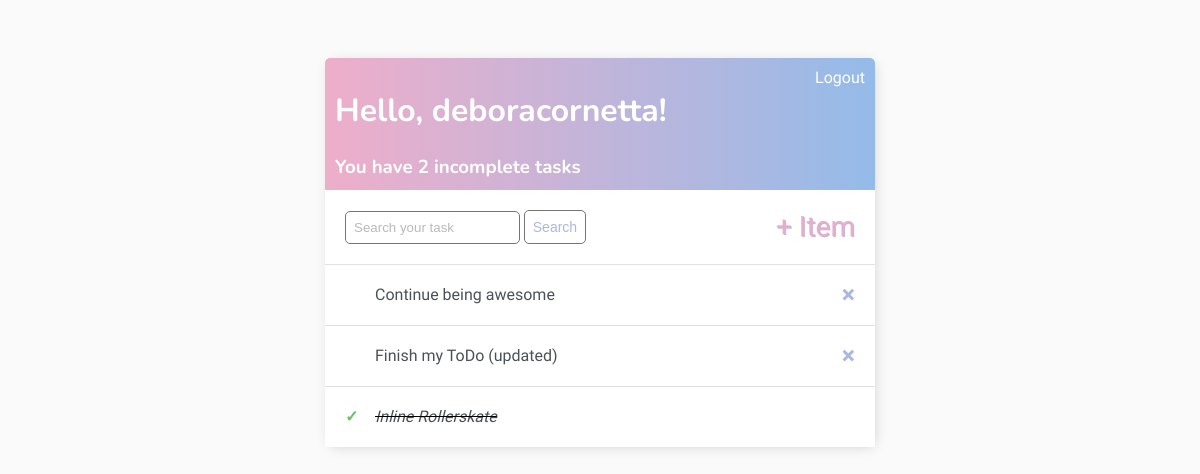
Page / (signed in) on the earlier database version.
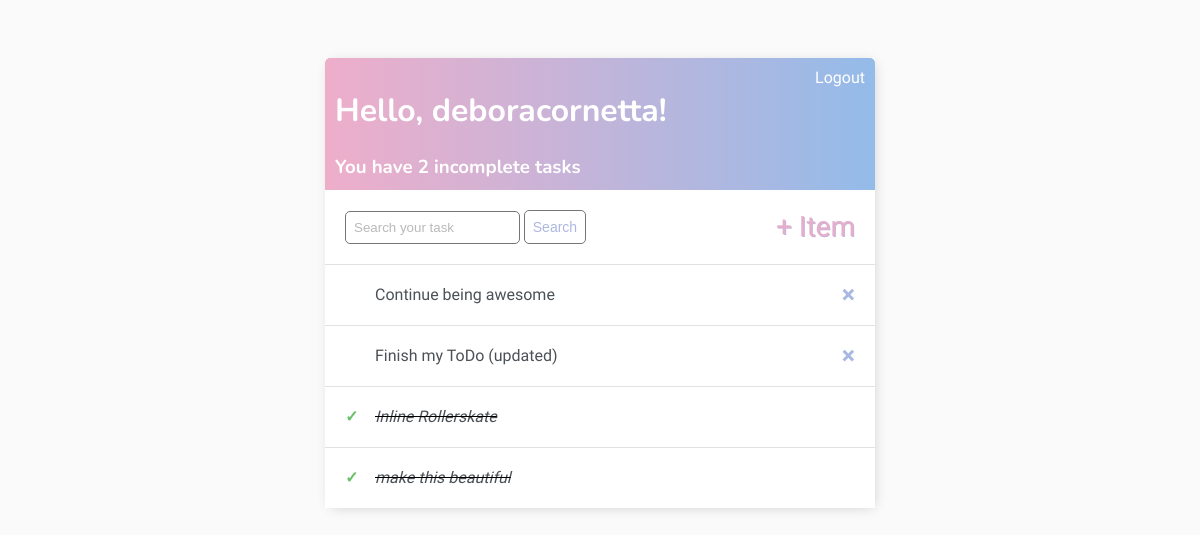
Same page on the later database version.
### base/models.py (models this page shows)
class Task(models.Model):
    user = models.ForeignKey(User, on_delete=models.CASCADE, null=True, blank=True)
    title = models.CharField(max_length=200)
    description = models.TextField(null=True, blank=True)
    complete = models.BooleanField(default=False)
    created = models.DateTimeField(auto_now_add=True)
    def __str__(self) -> str:
        return self.title
    class Meta:
        ordering = ['complete']

### base/views.py (the view)
# urls.py: path('', TaskList.as_view(), name='tasks'),
class TaskList(LoginRequiredMixin, ListView):
    model = Task
    context_object_name = 'tasks'
    def get_context_data(self, **kwargs: Any) -> Dict[str, Any]:
        context = super().get_context_data(**kwargs)
        context['tasks'] = context['tasks'].filter(user=self.request.user)
        context['count'] = context['tasks'].filter(complete=False).count()
        search_input = self.request.GET.get('search-area') or ''
        if search_input:
            context['tasks'] = context['tasks'].filter(
                title__icontains=search_input)
        context['search_input'] = search_input
        return context

### base/templates/base/task_list.html
{% extends 'base/main.html' %}
{% block content %}
<div class="header-bar">
    <div>
        <h1>Hello, {{ request.user}}!</h1>
        <h3 style="margin:0">You have {{count}} incomplete task{{ count|pluralize:"s" }}</h3>
    </div>
    {% if request.user.is_authenticated %}
    <a href="{% url 'logout' %}">Logout</a>
    {% else %}
    <a href="{% url 'login' %}">Login</a>
    {% endif %}
</div>
<div id="search-and-wrapper">
    <form method="GET" action="">
        <input style="width: 60%;" type="text" name="search-area" placeholder="Search your task" value="{{search_input}}">
        <input class="button" type="submit" value="Search">
    </form>
    <a id="add-link" href="{% url 'task-create' %}">+ Item</a>
</div>
<div class="task-items-wrapper">
    {% for task in tasks %}
        <div class="task-wrapper">
            {% if task.complete %}
                <div class="task-title">
                    <div class="task-complete-icon"><b>&#10003;</b></div>
                    <i><s><a href="{% url 'task-update' task.id %}">{{task}}</a></s></i>
                </div>
            {% else %}
            <div class="task-title">
                <div class="task-incomplete-icon"></div>
                <a href="{% url 'task-update' task.id %}">{{task}}</a>
            </div>
            <a class="delete-link" href="{% url 'task-delete' task.id %}"><b>&#215;</b></a>
            {% endif %}
        </div>
    {% empty %}
    <h3>No items in list</h3>
    {% endfor %}
</div>
{% endblock content %}

Differences in the rows shown:
added Task: title "make this beautiful"
